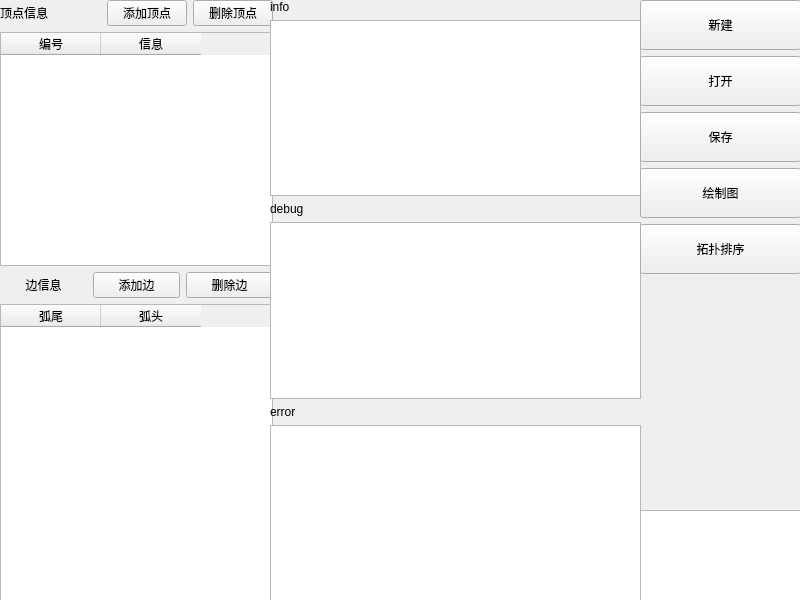
<?xml version="1.0" encoding="UTF-8"?>
<ui version="4.0">
 <class>MainWindow</class>
 <widget class="QMainWindow" name="MainWindow">
  <property name="geometry">
   <rect>
    <x>0</x>
    <y>0</y>
    <width>800</width>
    <height>600</height>
   </rect>
  </property>
  <property name="windowTitle">
   <string>MainWindow</string>
  </property>
  <widget class="QWidget" name="centralwidget">
   <widget class="QWidget" name="verticalLayoutWidget">
    <property name="geometry">
     <rect>
      <x>0</x>
      <y>0</y>
      <width>273</width>
      <height>601</height>
     </rect>
    </property>
    <layout class="QVBoxLayout" name="verticalLayout">
     <item>
      <layout class="QVBoxLayout" name="verticalLayout_2">
       <item>
        <layout class="QHBoxLayout" name="horizontalLayout">
         <item>
          <widget class="QLabel" name="label">
           <property name="text">
            <string>顶点信息</string>
           </property>
           <property name="alignment">
            <set>Qt::AlignmentFlag::AlignCenter</set>
           </property>
          </widget>
         </item>
         <item>
          <spacer name="horizontalSpacer">
           <property name="orientation">
            <enum>Qt::Orientation::Horizontal</enum>
           </property>
           <property name="sizeHint" stdset="0">
            <size>
             <width>40</width>
             <height>20</height>
            </size>
           </property>
          </spacer>
         </item>
         <item>
          <widget class="QPushButton" name="add_v_button">
           <property name="text">
            <string>添加顶点</string>
           </property>
          </widget>
         </item>
         <item>
          <widget class="QPushButton" name="delete_button">
           <property name="text">
            <string>删除顶点</string>
           </property>
          </widget>
         </item>
        </layout>
       </item>
       <item>
        <widget class="QTableWidget" name="tableWidget">
         <property name="alternatingRowColors">
          <bool>false</bool>
         </property>
         <property name="selectionMode">
          <enum>QAbstractItemView::SelectionMode::NoSelection</enum>
         </property>
         <property name="selectionBehavior">
          <enum>QAbstractItemView::SelectionBehavior::SelectRows</enum>
         </property>
         <column>
          <property name="text">
           <string>编号</string>
          </property>
         </column>
         <column>
          <property name="text">
           <string>信息</string>
          </property>
         </column>
        </widget>
       </item>
       <item>
        <layout class="QVBoxLayout" name="verticalLayout_5">
         <item>
          <layout class="QHBoxLayout" name="horizontalLayout_4">
           <item>
            <widget class="QLabel" name="label_4">
             <property name="text">
              <string>边信息</string>
             </property>
             <property name="alignment">
              <set>Qt::AlignmentFlag::AlignCenter</set>
             </property>
            </widget>
           </item>
           <item>
            <widget class="QPushButton" name="add_arc_button">
             <property name="text">
              <string>添加边</string>
             </property>
            </widget>
           </item>
           <item>
            <widget class="QPushButton" name="delete_arc_button">
             <property name="text">
              <string>删除边</string>
             </property>
            </widget>
           </item>
          </layout>
         </item>
        </layout>
       </item>
      </layout>
     </item>
     <item>
      <widget class="QTableWidget" name="tableWidget_2">
       <property name="selectionMode">
        <enum>QAbstractItemView::SelectionMode::NoSelection</enum>
       </property>
       <property name="selectionBehavior">
        <enum>QAbstractItemView::SelectionBehavior::SelectRows</enum>
       </property>
       <column>
        <property name="text">
         <string>弧尾</string>
        </property>
       </column>
       <column>
        <property name="text">
         <string>弧头</string>
        </property>
       </column>
      </widget>
     </item>
    </layout>
   </widget>
   <widget class="QWidget" name="horizontalLayoutWidget_2">
    <property name="geometry">
     <rect>
      <x>270</x>
      <y>0</y>
      <width>371</width>
      <height>601</height>
     </rect>
    </property>
    <layout class="QHBoxLayout" name="horizontalLayout_5">
     <item>
      <layout class="QVBoxLayout" name="verticalLayout_4">
       <item>
        <widget class="QLabel" name="label_2">
         <property name="layoutDirection">
          <enum>Qt::LayoutDirection::LeftToRight</enum>
         </property>
         <property name="autoFillBackground">
          <bool>false</bool>
         </property>
         <property name="text">
          <string>info</string>
         </property>
         <property name="alignment">
          <set>Qt::AlignmentFlag::AlignLeading|Qt::AlignmentFlag::AlignLeft|Qt::AlignmentFlag::AlignVCenter</set>
         </property>
        </widget>
       </item>
       <item>
        <widget class="QTextEdit" name="info_log_window">
         <property name="focusPolicy">
          <enum>Qt::FocusPolicy::StrongFocus</enum>
         </property>
         <property name="readOnly">
          <bool>true</bool>
         </property>
        </widget>
       </item>
       <item>
        <widget class="QLabel" name="label_3">
         <property name="text">
          <string>debug</string>
         </property>
        </widget>
       </item>
       <item>
        <widget class="QTextEdit" name="debug_log_window">
         <property name="readOnly">
          <bool>true</bool>
         </property>
        </widget>
       </item>
       <item>
        <widget class="QLabel" name="label_5">
         <property name="text">
          <string>error</string>
         </property>
        </widget>
       </item>
       <item>
        <widget class="QTextEdit" name="error_log_window">
         <property name="readOnly">
          <bool>true</bool>
         </property>
        </widget>
       </item>
      </layout>
     </item>
    </layout>
   </widget>
   <widget class="QWidget" name="verticalLayoutWidget_2">
    <property name="geometry">
     <rect>
      <x>640</x>
      <y>0</y>
      <width>161</width>
      <height>511</height>
     </rect>
    </property>
    <layout class="QVBoxLayout" name="verticalLayout_6">
     <item>
      <widget class="QPushButton" name="new_button">
       <property name="minimumSize">
        <size>
         <width>0</width>
         <height>50</height>
        </size>
       </property>
       <property name="text">
        <string>新建</string>
       </property>
      </widget>
     </item>
     <item>
      <widget class="QPushButton" name="open_button">
       <property name="minimumSize">
        <size>
         <width>0</width>
         <height>50</height>
        </size>
       </property>
       <property name="text">
        <string>打开</string>
       </property>
      </widget>
     </item>
     <item>
      <widget class="QPushButton" name="save_button">
       <property name="minimumSize">
        <size>
         <width>0</width>
         <height>50</height>
        </size>
       </property>
       <property name="text">
        <string>保存</string>
       </property>
      </widget>
     </item>
     <item>
      <widget class="QPushButton" name="DAG_button">
       <property name="minimumSize">
        <size>
         <width>0</width>
         <height>50</height>
        </size>
       </property>
       <property name="text">
        <string>绘制图</string>
       </property>
      </widget>
     </item>
     <item>
      <widget class="QPushButton" name="Tsort_button">
       <property name="minimumSize">
        <size>
         <width>0</width>
         <height>50</height>
        </size>
       </property>
       <property name="text">
        <string>拓扑排序</string>
       </property>
      </widget>
     </item>
     <item>
      <spacer name="verticalSpacer">
       <property name="orientation">
        <enum>Qt::Orientation::Vertical</enum>
       </property>
       <property name="sizeHint" stdset="0">
        <size>
         <width>20</width>
         <height>40</height>
        </size>
       </property>
      </spacer>
     </item>
    </layout>
   </widget>
   <widget class="QWidget" name="verticalLayoutWidget_3">
    <property name="geometry">
     <rect>
      <x>640</x>
      <y>510</y>
      <width>161</width>
      <height>91</height>
     </rect>
    </property>
    <layout class="QVBoxLayout" name="verticalLayout_3">
     <item>
      <widget class="QTextBrowser" name="textBrowser"/>
     </item>
    </layout>
   </widget>
  </widget>
 </widget>
 <resources/>
 <connections/>
</ui>
